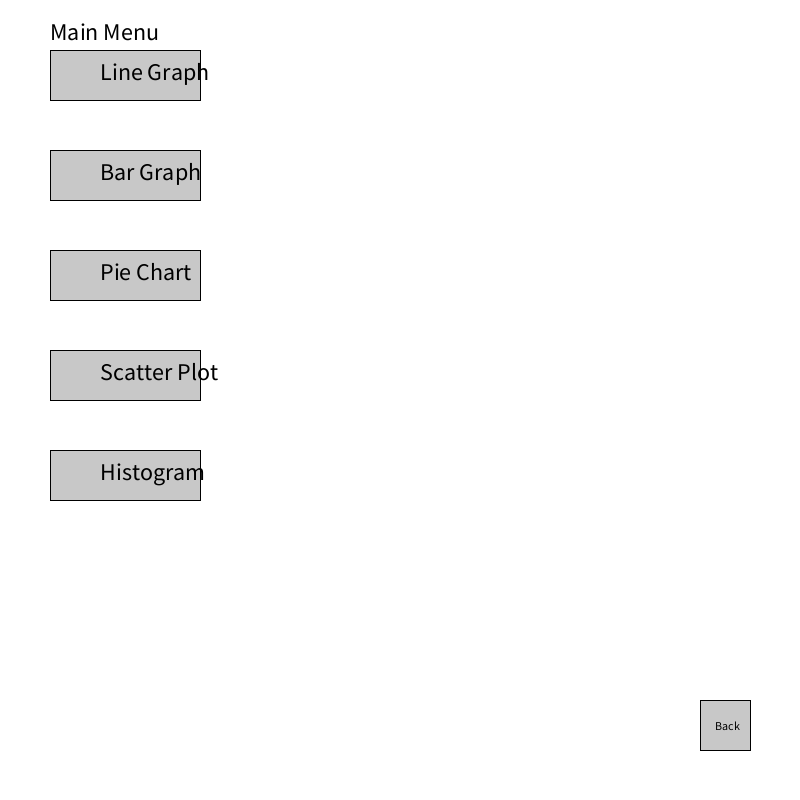
Frame 1 (no input)
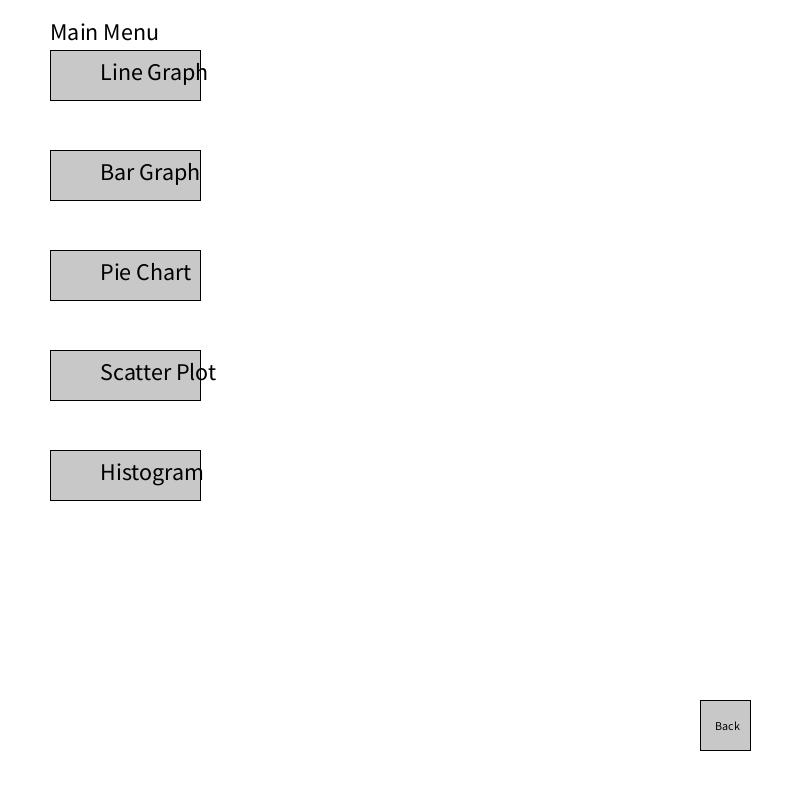
Frame 60 (the mouse pressed at the canvas centre just before this capture)
Frame 120 (the mouse held since frame 60 and released just before this capture): identical to frame 60, image omitted

The Processing sketch that drew these frames (run headless with seeded random() and noise(); from frame 60 on, the mouse is pressed at the canvas centre):

// Processing sketch: Graph_Samples
// ── Graph_Samples.pde
int currentScreen = 0; // Keeps track of the current screen
GraphLine graphLine;
GraphBar graphBar;
GraphPie graphPie;
GraphScatter graphScatter;
GraphHistogram graphHistogram;

void setup() {
  size(800, 800);
  graphLine = new GraphLine();
  graphBar = new GraphBar();
  graphPie = new GraphPie();
  graphScatter = new GraphScatter();
  graphHistogram = new GraphHistogram();
}

void draw() {
  background(255);
  
  // Display the appropriate screen
  if (currentScreen == 0) {
    drawMainMenu();
  } else if (currentScreen == 1) {
    graphLine.draw(50, 50);
  } else if (currentScreen == 2) {
    graphBar.draw(50, 50);
  } else if (currentScreen == 3) {
    graphPie.draw(50, 50);
  } else if (currentScreen == 4) {
    graphScatter.draw(50, 50);
  } else if (currentScreen == 5) {
    graphHistogram.draw(50, 50);
  }
  
  // Always draw the back button
  drawBackButton();
}

// Draws the back button
void drawBackButton() {
  fill(200);
  rect(700, 700, 50, 50);
  fill(0);
  textSize(12);
  text("Back", 715, 730);
}

void mousePressed() {
  // Main menu buttons
  if (mouseX > 50 && mouseX < 200 && mouseY > 50 && mouseY < 100) {
    currentScreen = 1; // Line Graph
  } else if (mouseX > 50 && mouseX < 200 && mouseY > 150 && mouseY < 200) {
    currentScreen = 2; // Bar Graph
  } else if (mouseX > 50 && mouseX < 200 && mouseY > 250 && mouseY < 300) {
    currentScreen = 3; // Pie Chart
  } else if (mouseX > 50 && mouseX < 200 && mouseY > 350 && mouseY < 400) {
    currentScreen = 4; // Scatter Plot
  } else if (mouseX > 50 && mouseX < 200 && mouseY > 450 && mouseY < 500) {
    currentScreen = 5; // Histogram
  }
  
  // Go back to the main menu
  if (mouseX > 700 && mouseX < 750 && mouseY > 700 && mouseY < 750) {
    currentScreen = 0;
  }
}

void drawMainMenu() {
  textSize(24);
  fill(0);
  text("Main Menu", 50, 40);
  
  // Button for Line Graph
  fill(200);
  rect(50, 50, 150, 50);
  fill(0);
  text("Line Graph", 100, 80);
  
  // Button for Bar Graph
  fill(200);
  rect(50, 150, 150, 50);
  fill(0);
  text("Bar Graph", 100, 180);
  
  // Button for Pie Chart
  fill(200);
  rect(50, 250, 150, 50);
  fill(0);
  text("Pie Chart", 100, 280);
  
  // Button for Scatter Plot
  fill(200);
  rect(50, 350, 150, 50);
  fill(0);
  text("Scatter Plot", 100, 380);
  
  // Button for Histogram
  fill(200);
  rect(50, 450, 150, 50);
  fill(0);
  text("Histogram", 100, 480);
}

// GraphLine class for line graph
class GraphLine {
  int[] data = {10, 20, 30, 25, 40, 35, 50};
  
  void draw(float xOffset, float yOffset) {
    stroke(0);
    noFill();
    beginShape();
    for (int i = 0; i < data.length; i++) {
      float x = map(i, 0, data.length - 1, xOffset, xOffset + 300);
      float y = map(data[i], 0, 50, yOffset + 200, yOffset);
      vertex(x, y);
    }
    endShape();
  }
}

//All code added by Oliver Woods 12:20 17/03/2025

// ── GraphBar.pde
// GraphBar class for bar graph
class GraphBar {
  int[] data = {10, 20, 30, 25, 40, 35, 50};
  
  void draw(float xOffset, float yOffset) {
    noStroke();
    for (int i = 0; i < data.length; i++) {
      float x = map(i, 0, data.length, xOffset, xOffset + 300);
      float barHeight = map(data[i], 0, 50, 0, 200);
      fill(100, 150, 255);
      rect(x - 10, yOffset + 200 - barHeight, 20, barHeight);
    }
  }
}
//All code added by Oliver Woods 12:20 17/03/2025

// ── GraphHistogram.pde
// GraphHistogram class for histogram
class GraphHistogram {
  int[] data = {2, 5, 7, 10, 5, 3, 6, 7, 8, 9, 2, 4};
  int[] histogram = new int[10];
  
  void draw(float xOffset, float yOffset) {
    // Compute histogram values
    for (int i = 0; i < data.length; i++) {
      histogram[data[i] - 1]++;
    }
    
    // Draw histogram
    for (int i = 0; i < histogram.length; i++) {
      float barHeight = map(histogram[i], 0, max(histogram), 0, 200);
      fill(100, 150, 255);
      rect(xOffset + i * 40, yOffset + 200 - barHeight, 30, barHeight);
    }
  }
}
//All code added by Oliver Woods 12:20 17/03/2025

// ── GraphPie.pde
// GraphPie class for pie chart
class GraphPie {
  int[] data = {10, 20, 30, 25, 15};
  String[] labels = {"A", "B", "C", "D", "E"};
  color[] pieColors; // Array to store the colors for each slice
  
  // Constructor to initialize the colors
  GraphPie() {
    pieColors = new color[data.length];
    for (int i = 0; i < data.length; i++) {
      pieColors[i] = color(random(255), random(255), random(255)); // Assign random color to each slice
    }
  }
  
  void draw(float xOffset, float yOffset) {
    float total = 0;
    for (int i = 0; i < data.length; i++) {
      total += data[i];
    }

    float angleStart = 0;
    for (int i = 0; i < data.length; i++) {
      float angle = map(data[i], 0, total, 0, TWO_PI);
      fill(pieColors[i]); // Use the pre-assigned color
      arc(xOffset + 150, yOffset + 150, 300, 300, angleStart, angleStart + angle);
      angleStart += angle;
    }
    
    fill(0);
    textSize(16);
    textAlign(CENTER, CENTER);
    angleStart = 0;
    for (int i = 0; i < data.length; i++) {
      float angle = map(data[i], 0, total, 0, TWO_PI);
      float x = xOffset + 150 + cos(angleStart + angle / 2) * 150;
      float y = yOffset + 150 + sin(angleStart + angle / 2) * 150;
      text(labels[i], x, y);
      angleStart += angle;
    }
  }
}
//All code added by Oliver Woods 12:20 17/03/2025

// ── GraphScatter.pde
// GraphScatter class for scatter plot
class GraphScatter {
  float[][] points = {{50, 30}, {100, 80}, {150, 20}, {200, 90}, {250, 60}, {300, 110}, {350, 50}};
  
  void draw(float xOffset, float yOffset) {
    stroke(0);
    fill(255, 0, 0);
    for (int i = 0; i < points.length; i++) {
      ellipse(xOffset + points[i][0], yOffset + points[i][1], 10, 10);
    }
  }
}
//All code added by Oliver Woods 12:20 17/03/2025
